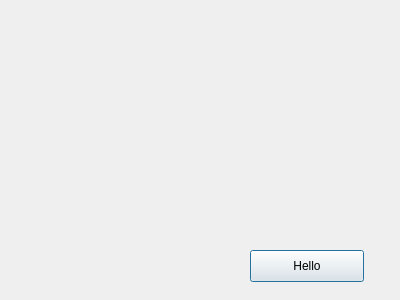
<?xml version="1.0" encoding="UTF-8"?>
<ui version="4.0">
 <class>FirstDialog</class>
 <widget class="QDialog" name="FirstDialog">
  <property name="geometry">
   <rect>
    <x>0</x>
    <y>0</y>
    <width>400</width>
    <height>300</height>
   </rect>
  </property>
  <property name="windowTitle">
   <string>First Dialog using Designer</string>
  </property>
  <widget class="QPushButton" name="btnTest">
   <property name="geometry">
    <rect>
     <x>250</x>
     <y>250</y>
     <width>114</width>
     <height>32</height>
    </rect>
   </property>
   <property name="text">
    <string>Hello</string>
   </property>
  </widget>
 </widget>
 <resources/>
 <connections/>
</ui>
